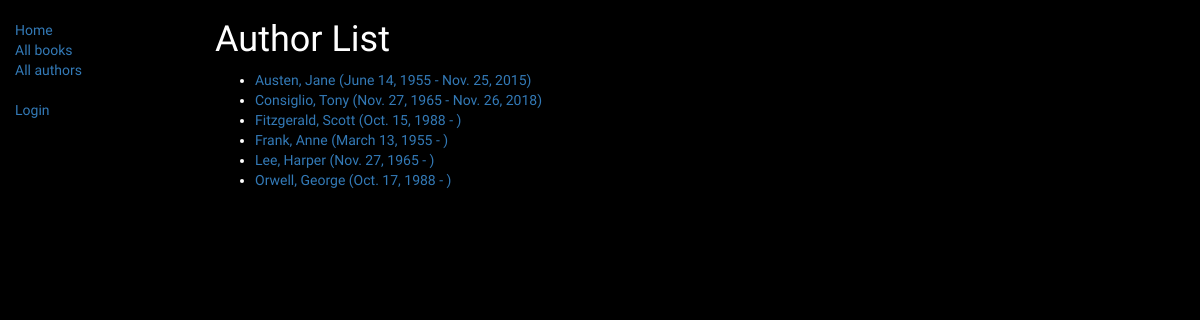
The app's page /catalog/authors/, older data.
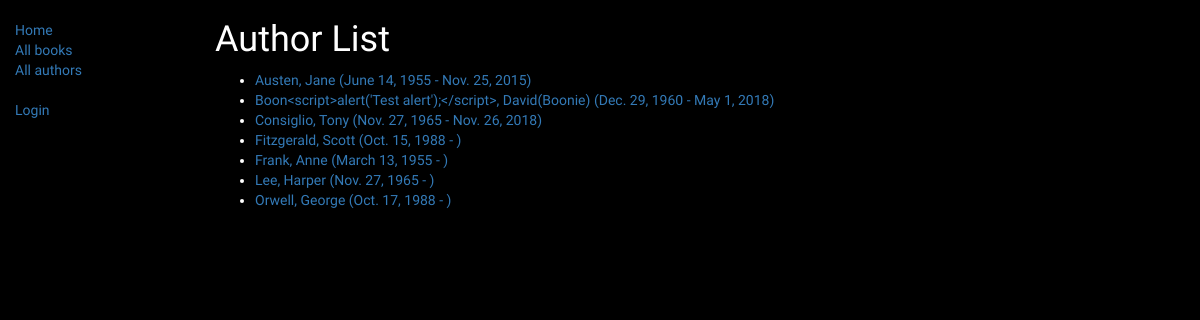
The same page, newer data.
### catalog/models.py (models this page shows)
class Author(models.Model):
    first_name = models.CharField(max_length=100)
    last_name = models.CharField(max_length=100)
    date_of_birth = models.DateField(null=True, blank=True)
    date_of_death = models.DateField('died', null=True, blank=True)
    class Meta:
        ordering = ['last_name', 'first_name']
    def get_absolute_url(self):
        return reverse('author-detail', args=[str(self.id)])
    def __str__(self):
        return '{0}, {1}'.format(self.last_name, self.first_name)

### catalog/views.py (the view)
# urls.py: path('authors/', views.AuthorListView.as_view(), name='authors'),
class AuthorListView(generic.ListView):
    model = Author
    paginate_by = 10

### catalog/templates/catalog/author_list.html
{% extends "base_generic.html" %}
{% block content %}
<h1>Author List</h1>
{% if author_list %}
  <ul>
  {% for author in author_list %}
    <li>
      <a href="{{ author.get_absolute_url }}">
      {{ author }} ({{author.date_of_birth}} - {% if author.date_of_death %}{{author.date_of_death}}{% endif %})
      </a>
    </li>
  {% endfor %}
 </ul>
{% else %}
  <p>There are no authors available.</p>
{% endif %}
{% endblock %}

### catalog/templates/base_generic.html (shortened to what this page needs)
<!DOCTYPE html>
<html lang="en">
<head>
  <link rel="stylesheet" href="https://maxcdn.bootstrapcdn.com/bootstrap/3.3.7/css/bootstrap.min.css">
  {% load static %}
  <link rel="stylesheet" href="{% static 'css/styles.css' %}">
</head>
<body>
<div class="container-fluid">
<div class="row">
  <div class="col-sm-2">
  {% block sidebar %}
  <ul class="sidebar-nav">
    <li><a href="{% url 'index' %}">Home</a></li>
    <li><a href="{% url 'books' %}">All books</a></li>
    <li><a href="{% url 'authors' %}">All authors</a></li>
  </ul>
  <ul class="sidebar-nav">
   {% if user.is_authenticated %}
     <li>User: {{ user.get_username }}</li>
     <li><a href="{% url 'my-borrowed' %}">My Borrowed</a></li>
     <li><a href="{% url 'logout'%}?next={{request.path}}">Logout</a></li>
   {% else %}
     <li><a href="{% url 'login'%}?next={{request.path}}">Login</a></li>
   {% endif %}
  </ul>
{% endblock %}
  </div>
  <div class="col-sm-10 ">
  {% block content %}{% endblock %}
  </div>
</div>
</div>
</body>
</html>

### catalog/static/css/styles.css (style rules this page uses)
.sidebar-nav { margin-top: 20px; padding: 0; list-style: none; }
h1, h2, h3, h4, ul, p { font-family: 'Fontdiner Swanky', cursive; color: white; }
html, body { background-color: black; }

Row changes from the older to the newer data that the page shows:
added Author: last_name+first_name "Boon<script>alert('Test alert');</script>, David(Boonie)", date_of_birth "Dec. 29, 1960", date_of_death "May 1, 2018"
